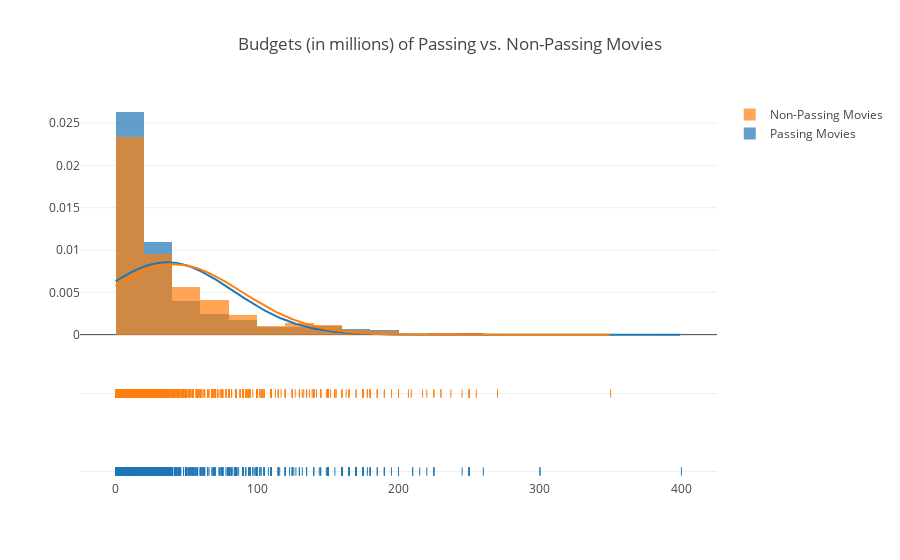

The cell this chart's notebook holds for it:
### Code cell
x1 = passing_movies.budget_millions
x2 = non_passing_movies.budget_millions

hist_data = [x1, x2]
labels = ['Passing Movies', 'Non-Passing Movies']

fig = ff.create_distplot(hist_data, labels, curve_type='normal', bin_size=20)
fig['layout'].update(title='Budgets (in millions) of Passing vs. Non-Passing Movies')
iplot(fig)

### Figure 1 — Plotly figure (JSON) as saved in the notebook; plotly's stock layout.template omitted (floating-point values rounded to 4 significant figures; data arrays with more than 128 entries replaced by an {"elided": "..."} marker saying what was removed)
{"data": [{"histnorm": "probability density", "legendgroup": "Passing Movies", "marker": {"color": "rgb(31, 119, 180)"}, "name": "Passing Movies", "opacity": 0.7, "type": "histogram", "uid": "21b87362-51ee-463d-a2d6-011810bd2919", "x": {"elided": "1904 float values"}, "xaxis": "x", "xbins": {"end": 400, "size": 20, "start": 2.5e-06}, "yaxis": "y"}, {"histnorm": "probability density", "legendgroup": "Non-Passing Movies", "marker": {"color": "rgb(255, 127, 14)"}, "name": "Non-Passing Movies", "opacity": 0.7, "type": "histogram", "uid": "6060340b-e80f-4cd0-8515-5624f111d8c2", "x": {"elided": "1595 float values"}, "xaxis": "x", "xbins": {"end": 350, "size": 20, "start": 1e-06}, "yaxis": "y"}, {"legendgroup": "Passing Movies", "marker": {"color": "rgb(31, 119, 180)"}, "mode": "lines", "name": "Passing Movies", "showlegend": false, "type": "scatter", "uid": "0e4cc945-b2e6-449f-acf2-b03cda005c83", "x": {"elided": "500 float values"}, "xaxis": "x", "y": {"elided": "500 float values"}, "yaxis": "y"}, {"legendgroup": "Non-Passing Movies", "marker": {"color": "rgb(255, 127, 14)"}, "mode": "lines", "name": "Non-Passing Movies", "showlegend": false, "type": "scatter", "uid": "cc069758-90fd-4faf-a687-18429d43f47e", "x": {"elided": "500 float values"}, "xaxis": "x", "y": {"elided": "500 float values"}, "yaxis": "y"}, {"legendgroup": "Passing Movies", "marker": {"color": "rgb(31, 119, 180)", "symbol": "line-ns-open"}, "mode": "markers", "name": "Passing Movies", "showlegend": false, "type": "scatter", "uid": "06c8a8e2-0405-46a2-8542-3f72682d20f2", "x": {"elided": "1904 float values"}, "xaxis": "x", "y": {"elided": "1904 str values"}, "yaxis": "y2"}, {"legendgroup": "Non-Passing Movies", "marker": {"color": "rgb(255, 127, 14)", "symbol": "line-ns-open"}, "mode": "markers", "name": "Non-Passing Movies", "showlegend": false, "type": "scatter", "uid": "4cc9ad27-48d1-45a3-9c3b-dae22256f20e", "x": {"elided": "1595 float values"}, "xaxis": "x", "y": {"elided": "1595 str values"}, "yaxis": "y2"}], "layout": {"autosize": true, "barmode": "overlay", "hovermode": "closest", "legend": {"traceorder": "reversed"}, "title": {"text": "Budgets (in millions) of Passing vs. Non-Passing Movies"}, "xaxis": {"anchor": "y2", "autorange": true, "domain": [0, 1], "range": [-25.18, 425.2], "type": "linear", "zeroline": false}, "yaxis": {"anchor": "free", "autorange": true, "domain": [0.35, 1], "position": 0, "range": [-0.001459, 0.02772], "type": "linear"}, "yaxis2": {"anchor": "x", "autorange": true, "domain": [0, 0.25], "dtick": 1, "range": [-0.1338, 1.134], "showticklabels": false, "type": "category"}}}
